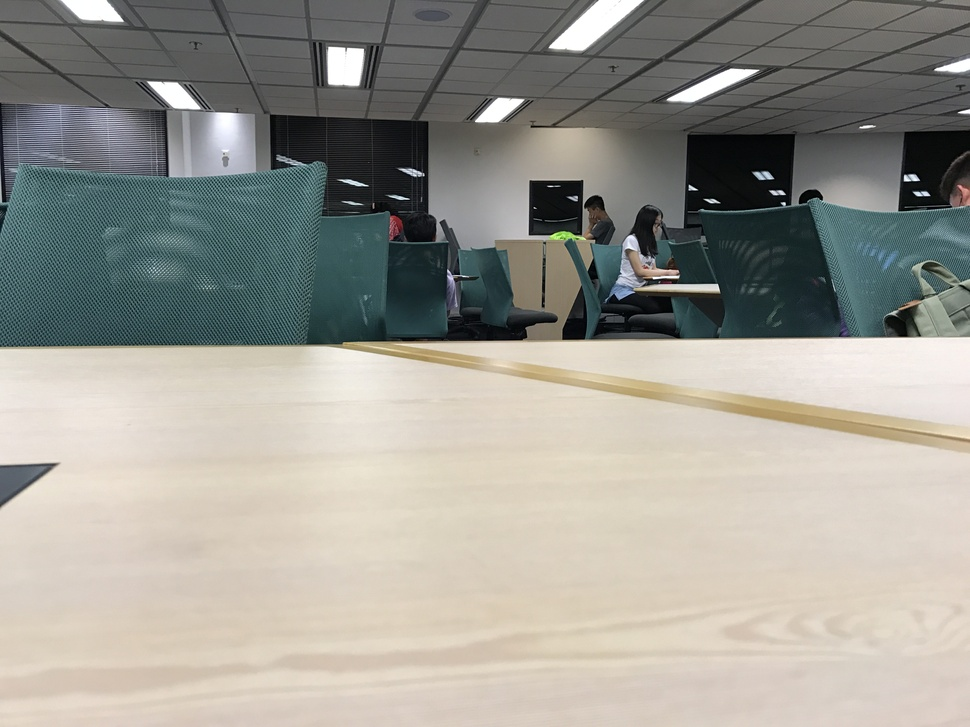
%> input picture 2D image transforms/m.JPG, 970 x 727 px, shrunk from 4032 x 3024 before the run
$ octave liba_panorama.m   (GNU Octave 9; MATLAB toolbox functions it lacks are replaced by stand-ins)
%> lines starting %> are read from the running program, lines starting %| are printed output that depends on the picture
clear all
close all
I2 = imread('m.jpg');
%> I2 is the input picture: size 727x970x3 uint8; mean R, G, B 156, 154.5, 146.7
I2 = rgb2gray(I2);
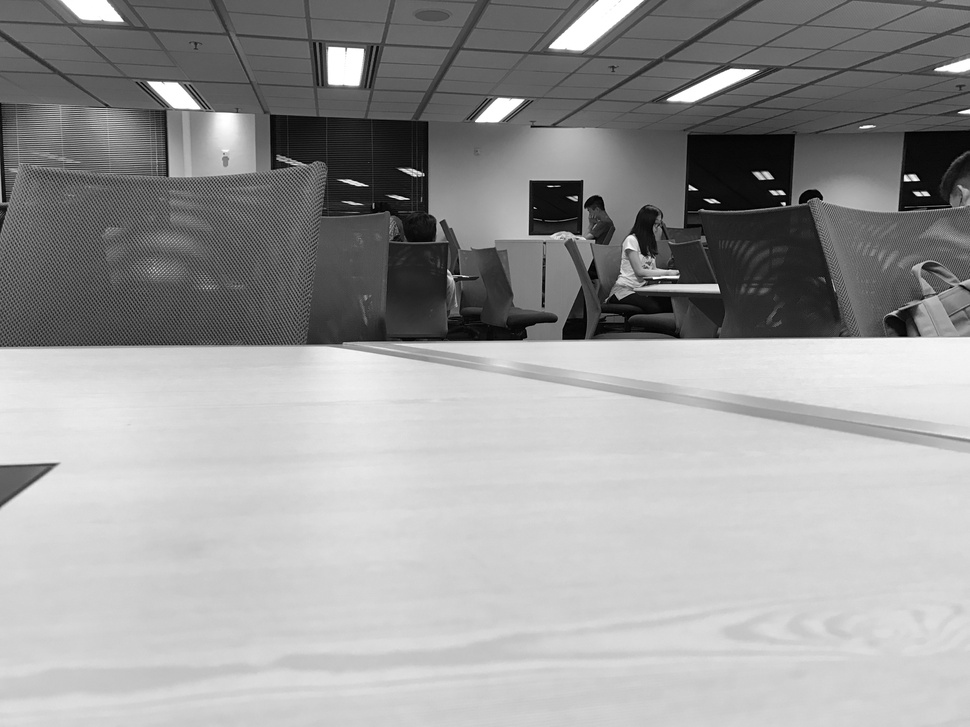
%> I2: size 727x970 uint8; min 0, max 255, mean 154.1
[H,W] = size(I2);
%> H = 727; W = 970
I1 = imread('l.jpg');
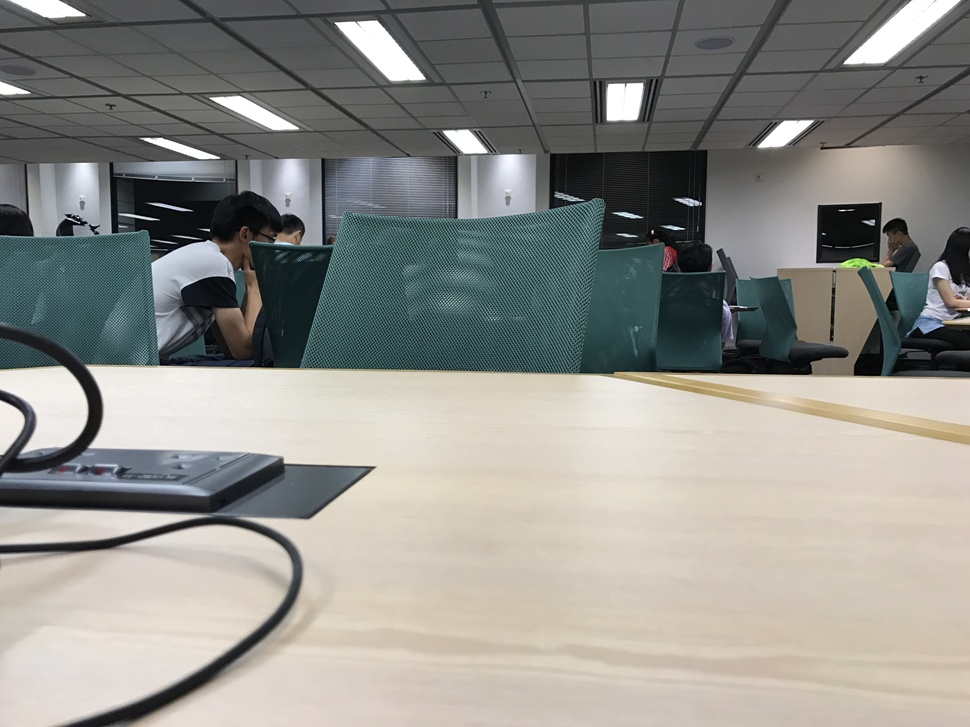
%> input picture 2D image transforms/l.JPG, 970 x 727 px, shrunk from 4032 x 3024 before the run
%> I1 is the input picture: size 727x970x3 uint8; mean R, G, B 143.8, 143.3, 138.2
I1 = rgb2gray(I1);
%> I1: size 727x970 uint8
I3 = imread('r.jpg');
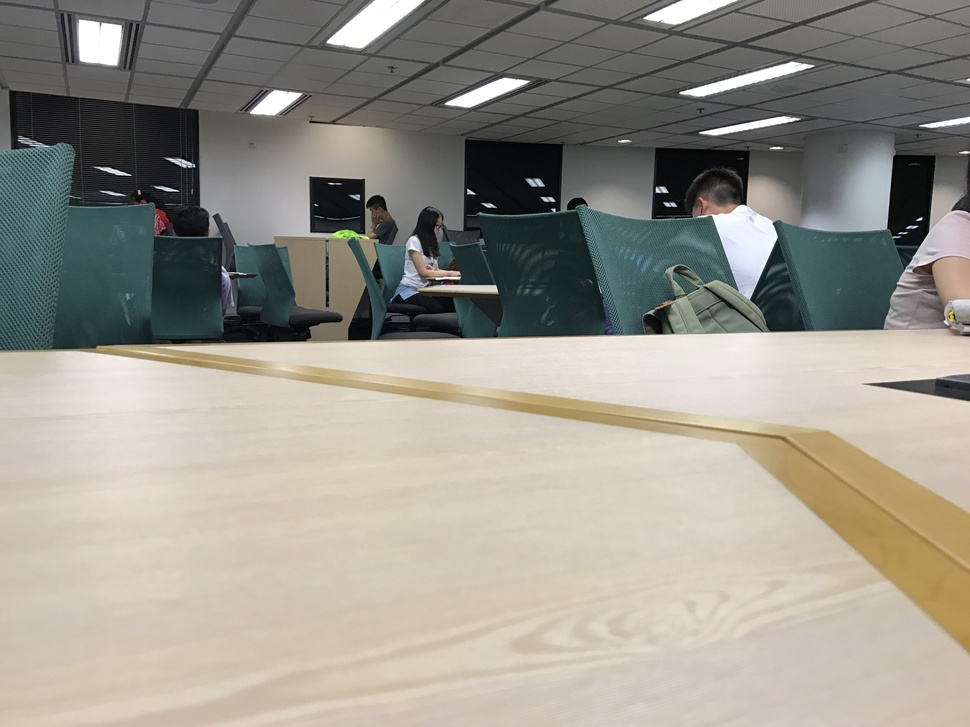
%> input picture 2D image transforms/r.JPG, 970 x 727 px, shrunk from 4032 x 3024 before the run
%> I3 is the input picture: size 727x970x3 uint8; mean R, G, B 153.4, 149.8, 140.3
I3 = rgb2gray(I3);
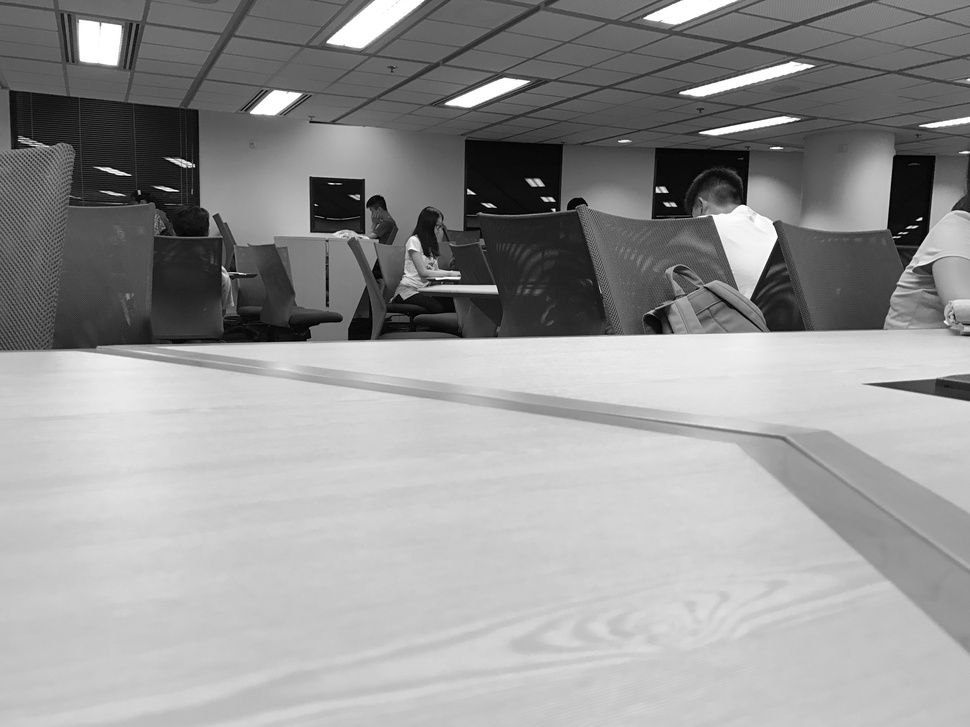
%> I3: size 727x970 uint8; min 0, max 255, mean 149.8
if ~exist('l_m.mat', 'file')
% Start the GUI to select corresponding points
[Pts1,Pts2] = cpselect(I1,I2, 'Wait', true);
save('l_m.mat', 'Pts1', 'Pts2');
else
load('l_m.mat');
end
% Compute transform, from corresponding control points
t12 = fitgeotrans(Pts1,Pts2,'projective');
if ~exist('r_m.mat', 'file')
% Start the GUI to select corresponding points
[Pts3,Pts2] = cpselect(I3,I2, 'Wait', true);
save('r_m.mat', 'Pts3', 'Pts2');
else
load('r_m.mat');
end
% Compute transform, from corresponding control points
t32 = fitgeotrans(Pts3,Pts2,'projective');
ref2Dinput = imref2d( ...
[H, 3*W], ... % Size of output image (rows, cols)
[-W, 2*W], ... % xWorldLimits
[1, H]); % yWorldLimits
I1Warp = imwarp(I1,t12, 'OutputView', ref2Dinput );
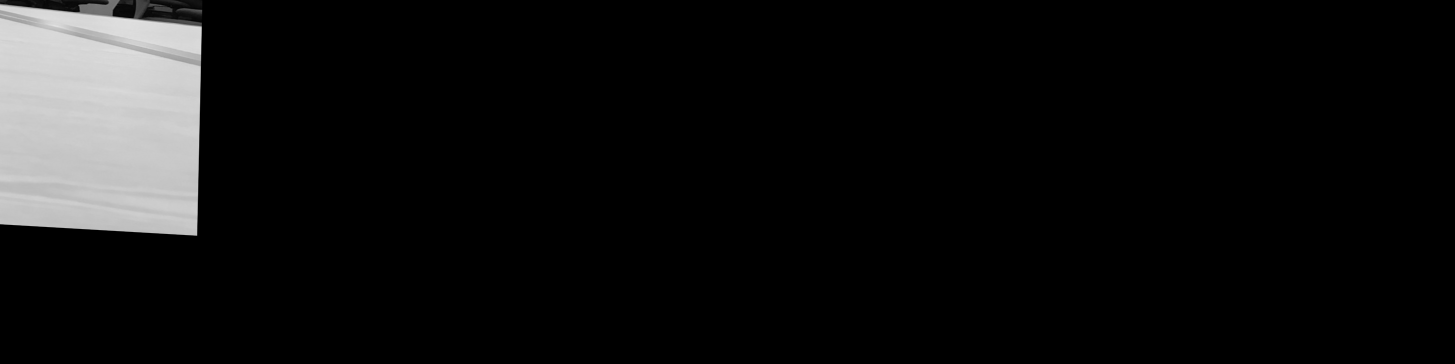
%> I1Warp: size 727x2910 uint8 (shown at 1/2 size); min 0, max 227, mean 16.7
I3Warp = imwarp(I3,t32, 'OutputView', ref2Dinput );
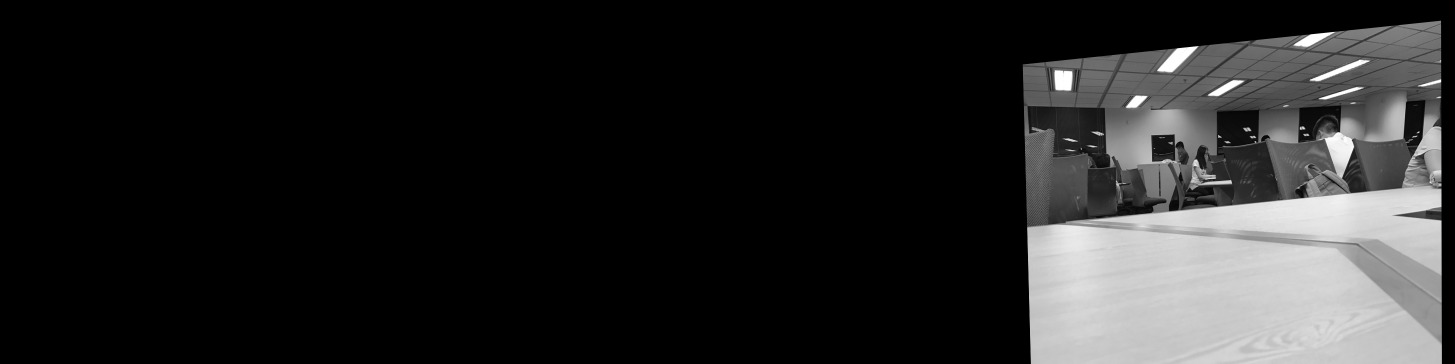
%> I3Warp: size 727x2910 uint8 (shown at 1/2 size); min 0, max 255, mean 36.6
Icombined = [I1Warp(:,1:W) I2 I3Warp(:,2*W+1:3*W)];
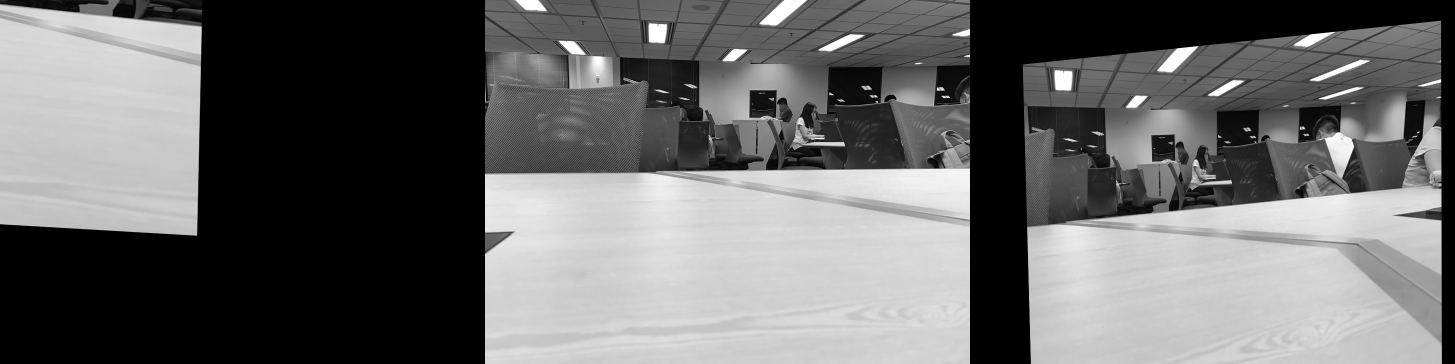
%> Icombined: size 727x2910 uint8 (shown at 1/2 size); min 0, max 255, mean 104.6
figure, imshow(Icombined, []);
